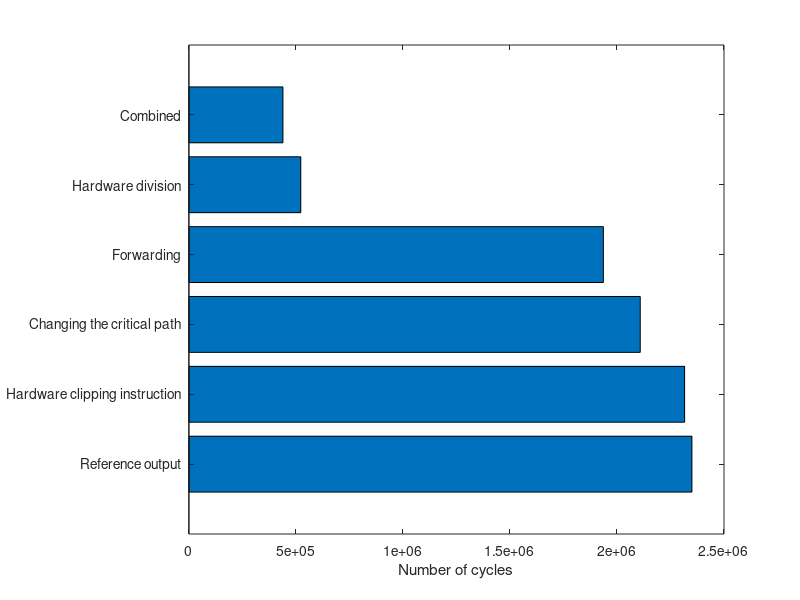
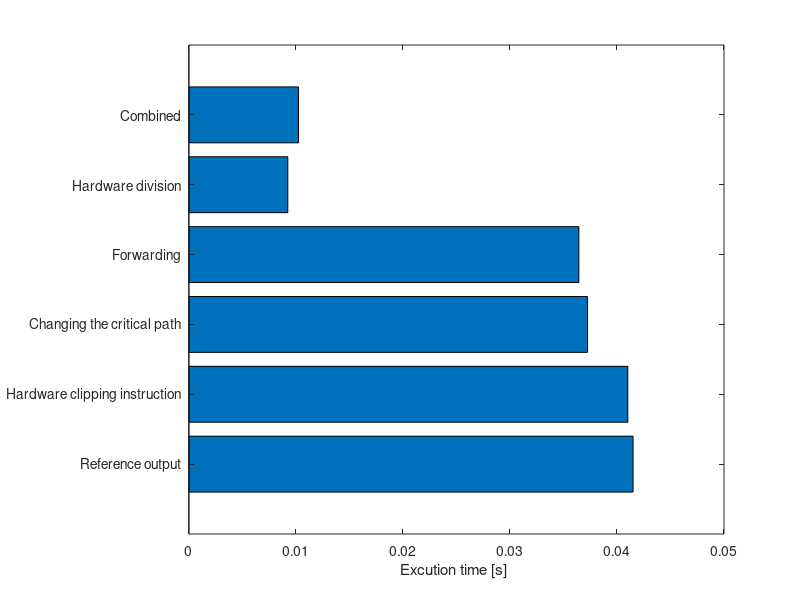

MATLAB code for these plots, in order:
     %Ref - clipping - changing the path - divison - forwarding , combined
     Cycles = [2350122, 2315926 , 2108766 , 1936494,  522695, 439280  ];
    Freq = [56.625, 56.471 , 56.625,  53.147, 56.552, 42.882  ];

%Cycles = [2350122, 2315926, 2108766, 1936494 , 522695, 2040848  ];
%Freq = [56.625,56.625 ,56.625, 56.465 , 56.465, 56.625 ];
Freq = Freq .* 10^6;

T = Cycles ./ Freq ;

%G = (T - T) ./ T; 

for i = 1 : size(T)
    disp(i)
         %if(i <4  )
%             i= i+1
%         else
%             b = i 
            G(i) = (( 0.041503258278146 - T(i)  ) ./ ( 0.041503258278146 )) .* 100;
            
            
        %end
      
end
close all;
figure();
somenames = {'Reference output','Hardware clipping instruction','Changing the critical path', 'Forwarding' ,'Hardware division', 'Combined ' };
barh(Cycles);
xlabel('Number of cycles');
set(gca,'yticklabel',somenames);
figure();
barh(T);
xlabel('Excution time [s] ');
set(gca,'yticklabel',somenames);
